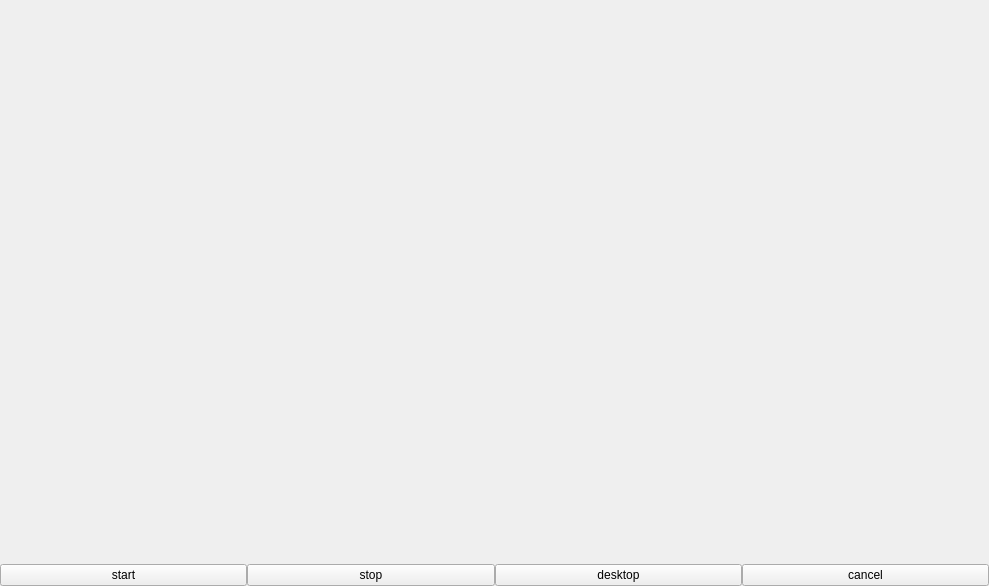
<?xml version="1.0" encoding="UTF-8"?>
<ui version="4.0">
 <class>WebDesktop</class>
 <widget class="QWidget" name="WebDesktop">
  <property name="geometry">
   <rect>
    <x>0</x>
    <y>0</y>
    <width>989</width>
    <height>586</height>
   </rect>
  </property>
  <property name="windowTitle">
   <string>Form</string>
  </property>
  <layout class="QVBoxLayout" name="verticalLayout" stretch="1,0">
   <property name="spacing">
    <number>0</number>
   </property>
   <property name="leftMargin">
    <number>0</number>
   </property>
   <property name="topMargin">
    <number>0</number>
   </property>
   <property name="rightMargin">
    <number>0</number>
   </property>
   <property name="bottomMargin">
    <number>0</number>
   </property>
   <item>
    <widget class="QWidget" name="widget" native="true">
     <layout class="QGridLayout" name="gridLayout_2">
      <property name="leftMargin">
       <number>0</number>
      </property>
      <property name="topMargin">
       <number>0</number>
      </property>
      <property name="rightMargin">
       <number>0</number>
      </property>
      <property name="bottomMargin">
       <number>0</number>
      </property>
      <property name="spacing">
       <number>0</number>
      </property>
      <item row="0" column="0">
       <widget class="WallpaperWidget" name="wallpaperWgt" native="true">
        <layout class="QGridLayout" name="gridLayout">
         <property name="leftMargin">
          <number>2</number>
         </property>
         <property name="topMargin">
          <number>2</number>
         </property>
         <property name="rightMargin">
          <number>2</number>
         </property>
         <property name="bottomMargin">
          <number>2</number>
         </property>
         <property name="spacing">
          <number>0</number>
         </property>
         <item row="0" column="0">
          <widget class="MyWebEngnineView" name="webWgt" native="true"/>
         </item>
        </layout>
       </widget>
      </item>
     </layout>
    </widget>
   </item>
   <item>
    <layout class="QHBoxLayout" name="horizontalLayout">
     <item>
      <widget class="QPushButton" name="startBtn">
       <property name="text">
        <string>start</string>
       </property>
      </widget>
     </item>
     <item>
      <widget class="QPushButton" name="stopBtn">
       <property name="text">
        <string>stop</string>
       </property>
      </widget>
     </item>
     <item>
      <widget class="QPushButton" name="desktopBtn">
       <property name="text">
        <string>desktop</string>
       </property>
      </widget>
     </item>
     <item>
      <widget class="QPushButton" name="cancelBtn">
       <property name="text">
        <string>cancel</string>
       </property>
      </widget>
     </item>
    </layout>
   </item>
  </layout>
 </widget>
 <customwidgets>
  <customwidget>
   <class>WallpaperWidget</class>
   <extends>QWidget</extends>
   <header>wallpaperwidget.h</header>
   <container>1</container>
  </customwidget>
  <customwidget>
   <class>MyWebEngnineView</class>
   <extends>QWidget</extends>
   <header>mywebengnineview.h</header>
   <container>1</container>
  </customwidget>
 </customwidgets>
 <resources/>
 <connections/>
</ui>
